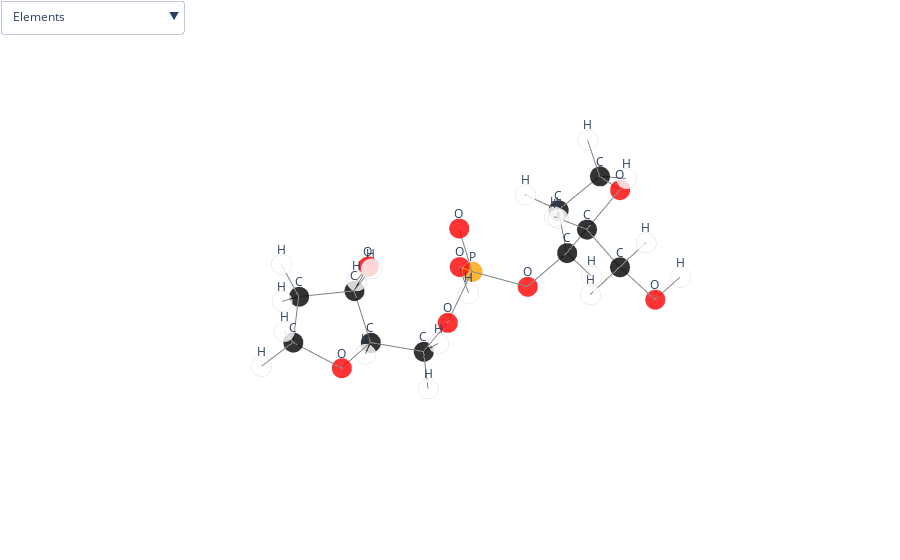

Notebook code for this chart:
### Code cell
pdb_mol = Molecule()
pdb_mol.read_pdb('example/example.pdb', model=1)
to_plotly_figure(pdb_mol)
